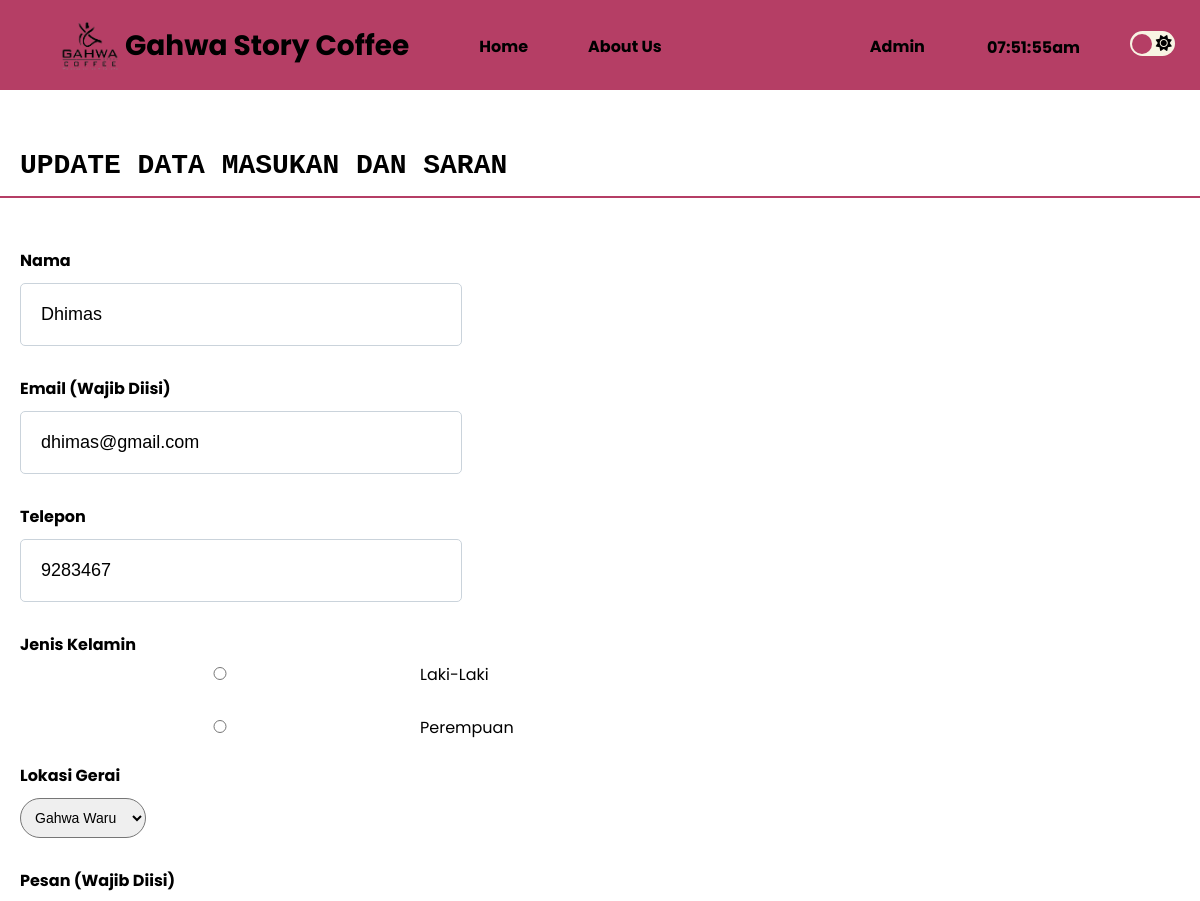
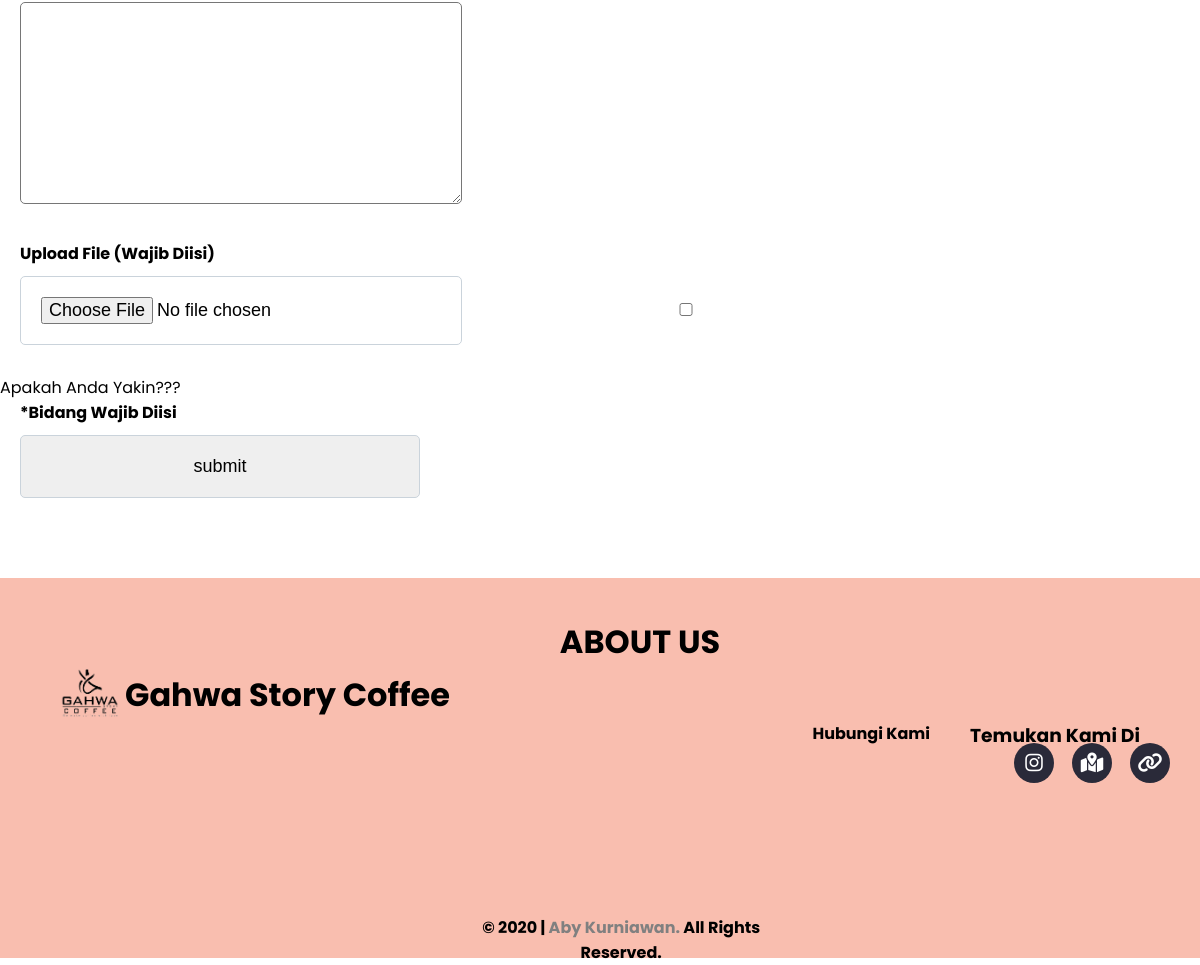
/update.php?id=3 (signed in), run on the app's committed database (2 pictures, top to bottom).
### tables this page shows
CREATE TABLE `hubungi` (
  `id` int(10) NOT NULL,
  `nama` varchar(255) NOT NULL,
  `email` varchar(255) NOT NULL,
  `telepon` int(15) NOT NULL,
  `jenis` varchar(255) NOT NULL,
  `lokasi` varchar(255) NOT NULL,
  `pesan` varchar(999) NOT NULL,
  `nama_file` varchar(255) NOT NULL
);

### update.php (the view, shortened to what this page needs)
<?php
    require 'koneksi.php';
    $id = $_GET['id'];
    $result = mysqli_query($conn, "SELECT * FROM hubungi where id = $id");
    $hub = [];
    while ($row = mysqli_fetch_assoc($result)){
        $hub[] = $row;
    }
    $hub = $hub[0];
                    ?>
<!DOCTYPE html>
<html lang="en">
<head>
    <link rel="stylesheet" href="stylesheet/style.css">
    <link rel="stylesheet" href="stylesheet/darkmode.css">
    <link rel="stylesheet" href="stylesheet/styleform.css">
</head>
<body>
    <header class="header">
        <div class="toggle">
            <div class="circle"></div>
            <div class="toggle-moon"><i class="fas fa-moon"></i></div>
            <div class="toggle-sun"><i class="fas fa-sun"></i></div>
        </div>
        <a href="index.php"><img src="image/image.png" alt=""></a>
        <div class="header-logo"><a href="index.php">Gahwa Story Coffee</a></div>
        <div class="navbar">
            <nav>
                <ul>
                    <li><a href="homeuser.php">Home</a></li>
                    <li><a href="#footer-judul">About Us</a></li>
                </ul>
            </nav>
        </div>
        <div class="datetime">
            <?php
                echo date("h:i:sa");
            ?>
        </div>
        <div class="profil">
            <a onclick="functiondropdown()" class="profil-toggle"><?php echo $_SESSION['nama']; ?> </a>
        </div>
    </header>
    <div class="main-contact">
        <br>
        <br>
        <br>
        <br>
        <div class="contact-form">
            <form action="masukan.php" name="form" method="POST" enctype="multipart/form-data">
                <h3 id="section-title">UPDATE DATA MASUKAN DAN SARAN</h3>
                <p>Nama</p>
                <input type="text" name="nama" id="nama" placeholder="masukkan nama anda" value="<?php echo $hub['nama'] ?>" required>
                <p>Email (Wajib Diisi)</p>
                <input type="email" name="email" id="email" placeholder="masukkan email anda" value="<?php echo $hub['email'] ?>" required>
                <p>Telepon</p>
                <input type="number" name="telepon" id="telepon" value="<?php echo $hub['telepon'] ?>" required>
                <p>Jenis Kelamin</p>
                <input type="radio" name="jenis" class="contact-radio" value="laki-laki">Laki-Laki <br>
                <input type="radio" name="jenis" class="contact-radio" value="perempuan">Perempuan <br>
                <p>Lokasi Gerai</p>
                <select name="lokasi">
                    <option value="Gahwa Waru">Gahwa Waru</option>
                </select>
                <p>Pesan (Wajib Diisi)</p>
                <textarea cols="40" rows="8" name="pesan" id="pesan" value="<?php echo $hub['pesan'] ?>"></textarea>
                <p>Upload File (Wajib Diisi)</p>
                <input type="file" name="nama_file" value="<?php echo $hub['nama_file'] ?>">
                <input type="checkbox"><br>
                <span class="notice">Apakah Anda Yakin???</span>
                <p>*Bidang Wajib Diisi</p>
                <input type="submit" id="submit" name="submit" value="submit">
            </form>
        </div>
    </div>
    <br>
    <br>
    <footer class="footer">
        <a href="index.php"><img src="image/image.png" alt=""></a>
        <div id="footer-judul">ABOUT US</div>
        <div class="footer-logo"><a href="index.php">Gahwa Story Coffee</a></div>
        <div class="footer-list">
            <h3 id="sosmed-footer">Temukan Kami Di</h3>
            <nav>
                <ul>
                    <li><a href="masukan.php">Hubungi Kami</a></li>
                </ul>
            </nav>
        </div>
        <div class="sosmed-container">
            <ul>
                <li>
                    <a href="https://www.instagram.com/gahwa.storycoffee/">
                        <span class="fa-brands fa-instagram"></span>
                    </a>
                </li>
                <li>
                    <a href="https://goo.gl/maps/ecuoLbXPMNgBQHwYA">
                        <span class="fa-solid fa-map-location-dot"></span>
                    </a>
                </li>
                <li>
                    <a href="https://linktr.ee/gahwastorycoffee">
                        <span class="fa-solid fa-link"></span>
                    </a>
                </li>
            </ul>
        </div>
        <div class="copyright">
            © 2020 |
            <a href="https://www.instagram.com/aby.krnwn/">Aby Kurniawan.</a>
            All Rights Reserved.
        </div>
    </footer>
</body>
</html>

### stylesheet/style.css (style rules this page uses)
* { margin: 0; padding: 0; transition: background-color 0.4s; }
html { transition: background-color 0.4s; }
body { font-family: 'Poppins', sans-serif; }
.header { background-color: #b53e65; position: fixed; justify-content: space-around; z-index: 1; display: flexbox; width: 100%; height: 90px; color: #000; }
.header a { text-decoration: none; color: #000; }
.header img { padding-top: 16px; padding-left: 60px; padding-bottom: 30px; float: left; width: 60px; height: 60px; }
.header-logo { font-size: 28px; font-weight: bold; float: left; padding: 25px 40px 25px 5px; }
.navbar { margin: auto; text-align: center; width: 100%; }
.navbar ul { position: sticky; width: 100%; }
.navbar ul li { font-weight: bold; list-style: none; float: left; }
.navbar ul li a { display: block; padding: 34px 30px; color: #000; text-decoration: none; }
.datetime { float: right; font-weight: bold; margin: 35px 25px; }
.profil { text-decoration: none; font-weight: bold; font-size: 16px; color: #000; float: right; }
.profil a { display: block; padding: 34px 37px; color: #000; text-decoration: none; }
.profil-toggle { display: inline-block; }
.main-contact { height: 100%; }
#section-title { border-bottom: 2px solid #b53e65; font-size: 28px; font-weight: bold; padding-bottom: 15px; margin-bottom: 50px; }
.footer { background-color: #f9beaf; color: #000; height: 300px; padding: 40px; }
.footer img { padding-top: 45px; padding-left: 20px; padding-bottom: 30px; float: left; width: 60px; height: 60px; }
#footer-judul { font-size: 32px; font-weight: bold; text-align: center; }
.footer-logo { padding-top: 5px; padding-left: 5px; font-size: 32px; font-weight: bold; float: left; }
.footer-logo a { text-decoration: none; color: #000; }
.footer-list ul li { list-style: none; float: right; padding: 55px 20px; font-weight: bold; }
.footer-list ul li a { text-decoration: none; color: #000; }
#sosmed-footer { float: right; padding: 55px 20px; font-weight: bold; }
.sosmed-container { float: right; }
.sosmed-container a { text-decoration: none; padding: 5px; }
.sosmed-container ul { position: absolute; display: flex; transform: translate(-50%, -50%); left: 91%; padding-top: 12%; }
.sosmed-container ul li { float: right; list-style: none; width: 40px; height: 40px; margin: 0 9px; }
.sosmed-container ul li span { border-radius: 50%; width: 100%; height: 100%; display: flex !important; background: #2a2a39; justify-content: center; align-items: center; color: #fff; font-size: 20px !important; transition: 1s ease-out; }
.copyright { font-weight: bold; position: relative; width: 80%; top: 83%; text-align: center; }
.copyright a { text-decoration: none; color: grey; }

### stylesheet/darkmode.css (style rules this page uses)
.toggle { float: right; width: 45px; height: 25px; margin: 31px 25px; border-radius: 30px; font-size: 16px; display: flex; text-align: center; align-items: center; cursor: pointer; background: #f8f3e3; color: black; }
.circle { width: 20px; height: 20px; transform: translateX(2px); border-radius: 30px; transition: 0.4s; position: absolute; background: #b53e65; }
.toggle-moon, .toggle-sun { width: 50%; }

### stylesheet/styleform.css (style rules this page uses)
.contact-form { padding-top: 50px; }
.contact-form p { padding-left: 20px; font-weight: bold; }
.contact-form input { border-radius: 5px; width: 400px; margin-top: 10px; margin-bottom: 30px; margin-left: 20px; padding: 20px; font-size: 18px; border: 1px solid #cad3db; }
.contact-radio { border-style: none; outline: none; margin-top: 10px; margin-bottom: 30px; margin-left: 20px; padding: 20px; font-size: 18px; font-weight: bold; }
.contact-form select { margin-top: 10px; margin-bottom: 30px; margin-left: 20px; padding: 10px; font-size: 14px; border-radius: 30px; }
.contact-form textarea { width: 400px; margin-top: 10px; margin-bottom: 30px; margin-left: 20px; padding: 20px; font-size: 18px; border-radius: 5px; }

### data on the page
hubungi: nama "Dhimas", email "dhimas@gmail.com", telepon "9283467"

### other printed values
$_SESSION['nama'] "Admin"
